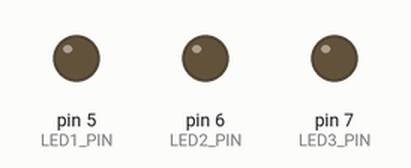
Bench run of a sketch on a simulated Arduino Uno, built with avr-gcc and run on an emulated ATmega328P. On the bench: output pins drawn as LEDs (lit = HIGH).

Above: at 0.1 s.
At 0.7 s:
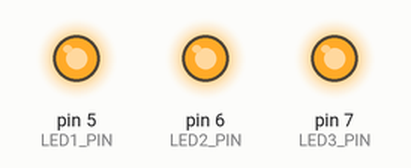
At 0.9 s:
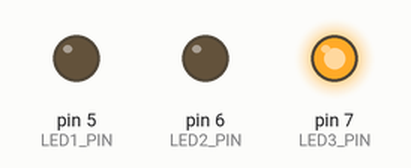
At 1.3 s:
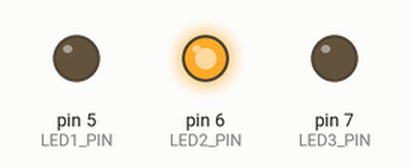
At 1.9 s:
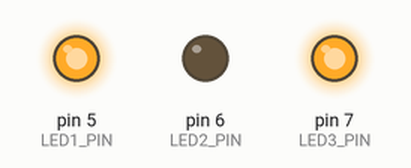
At 2.7 s:
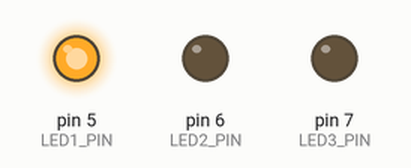
Timing chart, 0 to 3.0 s (numbered marks = the images above):
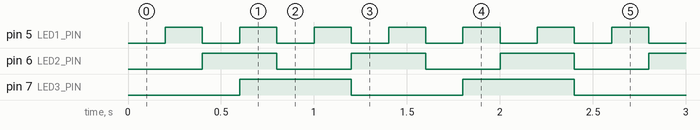

The sketch:

BlinkWithoutDelay.ino
```cpp
#define LED1_PIN 5
#define LED2_PIN 6
#define LED3_PIN 7

#define LED1_INTERVAL 200
#define LED2_INTERVAL 400
#define LED3_INTERVAL 600

unsigned long LED1_previousMillis = 0;
unsigned long LED2_previousMillis = 0;
unsigned long LED3_previousMillis = 0;

void setup() {
  DDRD |= ( (1 << LED1_PIN) | (1 << LED2_PIN) | (1 << LED3_PIN) );
}

void loop() {
  unsigned long currentMillis = millis();

  if (currentMillis - LED1_previousMillis >= LED1_INTERVAL) {
    LED1_previousMillis = currentMillis;
    int val = (PIND & (1 << LED1_PIN)) >> LED1_PIN;
    PORTD = (val) ? ( PORTD & ~(1 << LED1_PIN) ) : ( PORTD | (1 << LED1_PIN) );
  }

  if (currentMillis - LED2_previousMillis >= LED2_INTERVAL) {
    LED2_previousMillis = currentMillis;
    int val = (PIND & (1 << LED2_PIN)) >> LED2_PIN;
    PORTD = (val) ? ( PORTD & ~(1 << LED2_PIN) ) : ( PORTD | (1 << LED2_PIN) );
  }

  if (currentMillis - LED3_previousMillis >= LED3_INTERVAL) {
    LED3_previousMillis = currentMillis;
    int val = (PIND & (1 << LED3_PIN)) >> LED3_PIN;
    PORTD = (val) ? ( PORTD & ~(1 << LED3_PIN) ) : ( PORTD | (1 << LED3_PIN) );
  }
}
```

Measured:
- by itself, pin 5 (LED1_PIN): alternates HIGH for 0.20 s and LOW for 0.20 s
- by itself, pin 6 (LED2_PIN): alternates HIGH for 0.40 s and LOW for 0.40 s
- by itself, pin 7 (LED3_PIN): alternates HIGH for 0.60 s and LOW for 0.60 s
